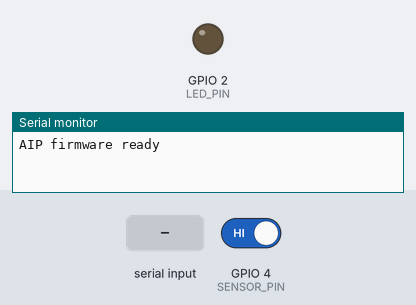
Recording of a program running on a simulated ESP32. Parts: output pins drawn as LEDs (lit = HIGH), the last lines printed to the serial monitor. The test bench sets the inputs (shaded band); at power-on: GPIO 4 (SENSOR_PIN) HIGH.

Above: at 1.2 s.
1.3 s: "REJECT\n" received over Serial
At 2.5 s:
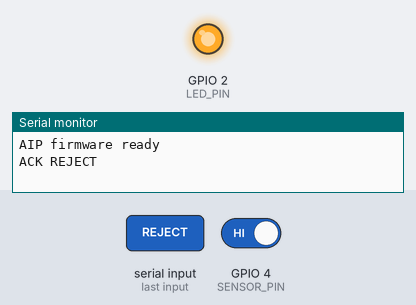
5.8 s: "PASS\n" received over Serial
At 7.2 s:
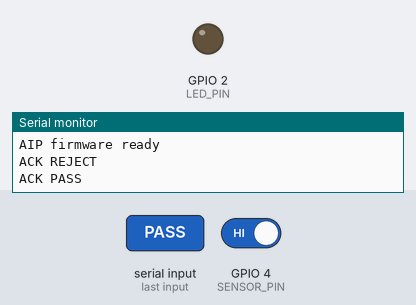
Timing chart, 0 to 8.3 s (numbered marks = the images above; inputs shaded):
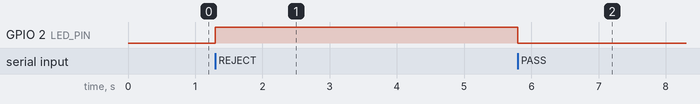

Measured:
- after the input at 1.3 s, GPIO 2 (LED_PIN): LOW → HIGH at once
- after the input at 5.8 s, GPIO 2 (LED_PIN): HIGH → LOW at once

The program:

main.cpp
```cpp
// AIP station firmware – Phase 1 placeholder.
// Implements the serial protocol in docs/interfaces.md: sends TRIG, accepts PASS/REJECT/PING.
#include <Arduino.h>

const int SENSOR_PIN = 4;   // TODO: confirm wiring
const int LED_PIN = 2;
unsigned long partId = 0;
bool lastState = HIGH;

void setup() {
    Serial.begin(115200);
    pinMode(SENSOR_PIN, INPUT_PULLUP);
    pinMode(LED_PIN, OUTPUT);
    Serial.println("AIP firmware ready");
}

void loop() {
    bool state = digitalRead(SENSOR_PIN);
    if (lastState == HIGH && state == LOW) {  // beam broken
        delay(20);                             // simple debounce
        if (digitalRead(SENSOR_PIN) == LOW) {
            Serial.print("TRIG ");
            Serial.println(++partId);
        }
    }
    lastState = state;

    if (Serial.available()) {
        String cmd = Serial.readStringUntil('\n');
        cmd.trim();
        if (cmd == "PING") {
            Serial.println("ACK PING");
        } else if (cmd == "PASS" || cmd == "REJECT") {
            digitalWrite(LED_PIN, cmd == "REJECT" ? HIGH : LOW);  // servo control added in Phase 2
            Serial.println("ACK " + cmd);
        } else if (cmd.length() > 0) {
            Serial.println("ERR unknown command");
        }
    }
}
```
